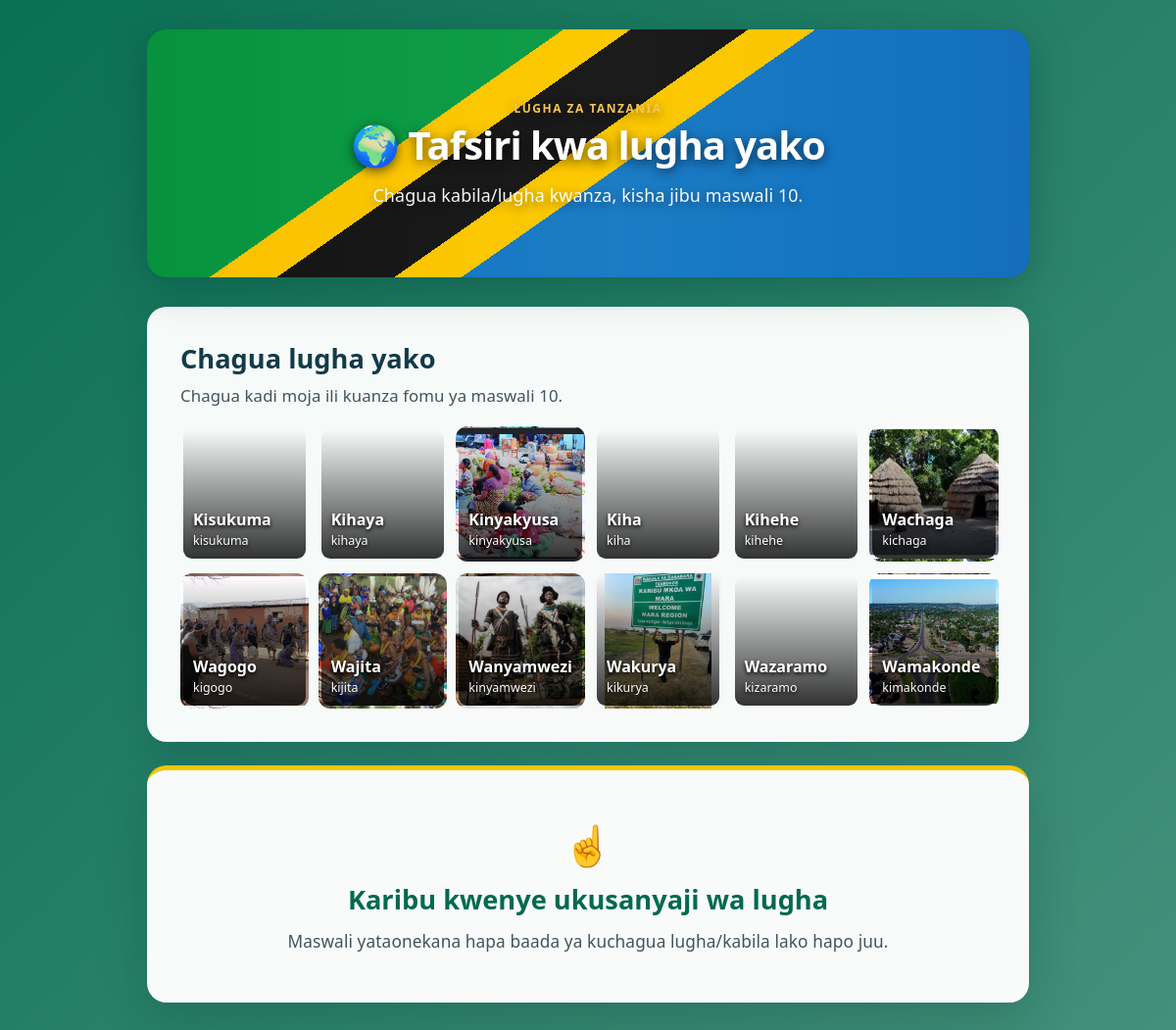
Page /form on the committed database.
### app/models.py (models this page shows)
class Tribe(Base):
    __tablename__ = "tribes"
    id = Column(Integer, primary_key=True)
    name = Column(String(50), unique=True, nullable=False)
    language_code = Column(String(50), unique=True, nullable=False)
    image = Column(String(200), nullable=False)

### app/main.py (the view)
@app.get("/form")
def show_form(
    request: Request,
    db: Session = Depends(get_db),
):
    selected_tribe = request.query_params.get("tribe")
    tribe = (
        db.query(Tribe).filter(Tribe.name == selected_tribe).first()
        if selected_tribe
        else None
    )
    tribes = db.query(Tribe).order_by(Tribe.id).all()
    if tribe is None:
        return templates.TemplateResponse(
            request=request,
            name="index.html",
            context={
                "sentences": [],
                "participant_id": "",
                "tribes": tribes,
                "selected_tribe": None,
                "error": None,
            },
        )
    available_sentence_query = db.query(Sentence).filter(
        ~exists().where(and_(
            Response.kiswahili == Sentence.kiswahili,
            Response.target_language == tribe.language_code,
        ))
    )
    sentence_count = available_sentence_query.count()
    sentence_ids = [
        row[0]
        for row in available_sentence_query.with_entities(Sentence.id).all()
    ]
    selected_ids = random.sample(
        sentence_ids,
        min(10, len(sentence_ids))
    )
    sentences = (
        db.query(Sentence)
        .filter(
            Sentence.id.in_(
                selected_ids
            )
        )
        .all()
    )
    sentence_dict = {
        sentence.id: sentence
        for sentence in sentences
    }
    sentences = [
        sentence_dict[sentence_id]
        for sentence_id in selected_ids
    ]
    participant_id = str(
        uuid.uuid4()
    )
    return templates.TemplateResponse(
        request=request,
        name="index.html",
        context={
            "sentences": sentences,
            "participant_id":
                participant_id,
            "error": None,
            "tribes": tribes,
            "selected_tribe": tribe,
        },
    )

### app/templates/index.html (shortened to what this page needs)
<!DOCTYPE html>
<html lang="sw">
<head>
    <link
        rel="stylesheet"
        href="/static/style.css"
    >
</head>
<body class="{% if selected_tribe %}has-tribe-background{% endif %}"
      {% if selected_tribe %}style="--page-tribe-image: url('/static/{{ selected_tribe.image }}')"{% endif %}>
<div class="container">
    <div class="header flag-header" role="img" aria-label="Bendera ya Tanzania yenye ujumbe wa mradi">
        <div class="flag-fabric"></div>
        <div class="header-content">
        <span class="eyebrow"> LUGHA ZA TANZANIA</span>
        <h1>🌍 Tafsiri kwa lugha yako</h1>
        <p>Chagua kabila/lugha kwanza, kisha jibu maswali 10.</p>
        </div>
    </div>
    {% if error %}
    <div class="error">
        ⚠️ {{ error }}
    </div>
    {% else %}
    <form action="/submit" method="post">
        <section class="tribe-picker">
            <h2>Chagua lugha yako</h2>
            <p class="muted">Chagua kadi moja ili kuanza fomu ya maswali 10.</p>
            <div class="tribe-grid">
            {% for tribe in tribes %}
                <label class="tribe-card {% if selected_tribe and tribe.name == selected_tribe.name %}selected{% endif %}"
                       style="--tribe-image: url('/static/{{ tribe.image }}')">
                    <span class="tribe-overlay"></span>
                    <span class="tribe-name">{{ tribe.name }}</span>
                    <span class="tribe-code">{{ tribe.language_code }}</span>
                </label>
            {% endfor %}
            </div>
        </section>
        {% if selected_tribe and sentences %}
        <input type="hidden" name="participant_id" value="{{ participant_id }}">
        <div class="form-hero" style="--selected-image: url('/static/{{ selected_tribe.image }}')">
            <div class="form-hero-content">
                <span class="eyebrow">KISWAHILI → {{ selected_tribe.name }}</span>
                <h2>Maswali ya tafsiri</h2>
                <p>Tafsiri kila sentensi kwa {{ selected_tribe.name }}.</p>
            </div>
        </div>
        <div class="info-box">
            <strong>
                📝 Maelekezo:
            </strong>
            <p>
                Tafadhali tafsiri kila sentensi ya Kiswahili kwenda {{ selected_tribe.name }}.
                Majibu yako yatakusanywa kwa lengo la kujenga kamusi digital.
            </p>
        </div>
        {% for sentence in sentences %}
        <div class="question">
            <div class="number">
                Swali {{ loop.index }}/{{ sentences|length }}
            </div>
            <div class="swahili">
                {{ sentence.kiswahili }}
            </div>
            <label>
                💬 Andika tafsiri ya {{ selected_tribe.name if selected_tribe else 'lugha uliyochagua' }}:
            </label>
            <textarea
                name="question_{{ sentence.id }}"
                placeholder="Andika tafsiri yako hapa..."
                rows="3"
                required
            ></textarea>
        </div>
        {% endfor %}
        <button
            type="submit"
            class="submit-button"
        >
            ✅ Tuma Majibu
        </button>
        {% elif selected_tribe %}
        <div class="selection-prompt completion-prompt">
            <div class="selection-icon">✅</div>
            <h2>Maswali ya {{ selected_tribe.name }} yamekamilika</h2>
            <p>Sentensi zote tayari zimepata tafsiri ya lugha hii.</p>
        </div>
        {% else %}
        <div class="selection-prompt">
            <div class="selection-icon">☝</div>
            <h2>Karibu kwenye ukusanyaji wa lugha</h2>
            <p>Maswali yataonekana hapa baada ya kuchagua lugha/kabila lako hapo juu.</p>
        </div>
        {% endif %}
    </form>
    {% endif %}
</div>
</body>
</html>

### app/static/style.css (style rules this page uses)
* { box-sizing: border-box; }
html { scroll-behavior: smooth; }
body { margin: 0; padding: 0; font-family: 'Segoe UI', Tahoma, Geneva, Verdana, sans-serif; background: linear-gradient(135deg, rgba(0, 106, 78, .96), rgba(0, 106, 78, .72)), #f4f7f5; color: #333; min-height: 100vh; font-size: 16px; }
p { font-family: 'Segoe UI', Tahoma, sans-serif; font-size: 1.04rem; line-height: 1.7; letter-spacing: .1px; }
.container { width: 90%; max-width: 900px; margin: 30px auto; padding-bottom: 40px; }
.header { position: relative; min-height: 245px; display: flex; align-items: center; justify-content: center; isolation: isolate; background: #006a4e; padding: 40px 30px; border-radius: 20px; margin-bottom: 30px; text-align: center; box-shadow: 0 10px 40px rgba(0, 55, 42, 0.35); color: white; animation: slideDown 0.6s ease-out; overflow: hidden; }
.flag-fabric { position: absolute; z-index: -1; inset: -18%; background: linear-gradient(145deg, transparent 0 38%, #f5c400 38% 42%, #161616 42% 49%, #f5c400 49% 53%, transparent 53%), linear-gradient(145deg, #159447 0 38%, transparent 38%), linear-gradient(145deg, transparent 53%, #1e73b7 53%); transform-origin: left center; animation: flagWave 4s ease-in-out infinite; filter: saturate(1.12); }
.flag-fabric::after { content: ""; position: absolute; inset: 0; background: linear-gradient(90deg, rgba(0, 0, 0, .2), transparent 28%, rgba(255,255,255,.12) 52%, rgba(0,0,0,.18)); mix-blend-mode: soft-light; }
.header-content { width: min(780px, 100%); padding: 28px 20px; text-shadow: 0 3px 12px rgba(0, 0, 0, .55); }
.header h1 { margin: 0; font-size: 2.5em; font-weight: 700; letter-spacing: -1px; margin-bottom: 10px; text-shadow: 0 3px 12px rgba(0, 0, 0, .6); }
.header p { margin: 10px 0 0 0; font-size: 1.12rem; opacity: 0.95; font-weight: 500; line-height: 1.65; color: #fff; }
.eyebrow { display: inline-block; color: #f6c453; font-size: .75rem; font-weight: 800; letter-spacing: 1.5px; }
.tribe-picker { background: rgba(255, 255, 255, .96); border-radius: 20px; padding: 34px; margin-bottom: 24px; box-shadow: 0 15px 35px rgba(0, 35, 50, .15); }
.tribe-picker h2 { margin: 0 0 6px; color: #123b4a; }
.tribe-picker h2 { font-size: 1.7rem; }
.muted { color: #41545b; margin-top: 0; font-size: 1.05rem; }
.tribe-grid { display: grid; grid-template-columns: repeat(auto-fit, minmax(118px, 1fr)); gap: 12px; }
.tribe-card { min-height: 138px; aspect-ratio: 1 / 1.05; position: relative; overflow: hidden; border-radius: 12px; background: var(--tribe-image) center/cover; color: white; cursor: pointer; border: 3px solid transparent; transition: transform .2s, border-color .2s; }
.selection-prompt { background: rgba(255, 255, 255, .97); border-radius: 20px; padding: 48px 28px; margin-top: 24px; text-align: center; box-shadow: 0 18px 50px rgba(0, 40, 30, .2); border-top: 5px solid #f5c400; }
.selection-prompt h2 { color: #006a4e; margin: 10px 0; font-size: 1.7rem; }
.selection-prompt p { color: #41545b; font-size: 1.08rem; margin: 0; }
.selection-icon { font-size: 2.5rem; color: #005a9c; }
.tribe-overlay { position: absolute; inset: 0; background: linear-gradient(transparent, rgba(0,0,0,.8)); }
.tribe-name, .tribe-code { position: absolute; left: 10px; right: 6px; z-index: 1; }
.tribe-name { bottom: 29px; font-weight: 800; font-size: 1rem; text-shadow: 0 2px 4px #000; }
.tribe-code { bottom: 10px; font-size: .78rem; opacity: .98; text-shadow: 0 2px 4px #000; }

### rows in the picture
Tribe: name "Kisukuma", language_code "kisukuma"
Tribe: name "Kihaya", language_code "kihaya"
Tribe: image (picture), name "Kinyakyusa", language_code "kinyakyusa"
Tribe: name "Kiha", language_code "kiha"
Tribe: name "Kihehe", language_code "kihehe"
Tribe: image (picture), name "Wachaga", language_code "kichaga"
Tribe: image (picture), name "Wagogo", language_code "kigogo"
Tribe: image (picture), name "Wajita", language_code "kijita"
Tribe: image (picture), name "Wanyamwezi", language_code "kinyamwezi"
Tribe: image (picture), name "Wakurya", language_code "kikurya"
Tribe: name "Wazaramo", language_code "kizaramo"
Tribe: image (picture), name "Wamakonde", language_code "kimakonde"
